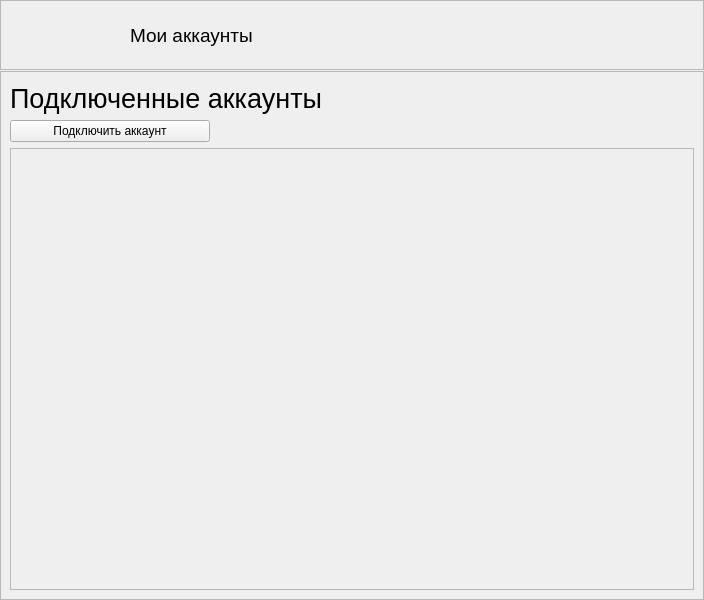
<?xml version="1.0" encoding="UTF-8"?>
<ui version="4.0">
 <class>MainWindow</class>
 <widget class="QMainWindow" name="MainWindow">
  <property name="geometry">
   <rect>
    <x>0</x>
    <y>0</y>
    <width>704</width>
    <height>600</height>
   </rect>
  </property>
  <property name="minimumSize">
   <size>
    <width>600</width>
    <height>600</height>
   </size>
  </property>
  <property name="windowTitle">
   <string>Binance bot</string>
  </property>
  <property name="windowIcon">
   <iconset resource="resurce.qrc">
    <normaloff>:/binance/binance-coin-bnb-logo.png</normaloff>:/binance/binance-coin-bnb-logo.png</iconset>
  </property>
  <widget class="QWidget" name="centralwidget">
   <layout class="QVBoxLayout" name="verticalLayout">
    <property name="spacing">
     <number>1</number>
    </property>
    <property name="leftMargin">
     <number>0</number>
    </property>
    <property name="topMargin">
     <number>0</number>
    </property>
    <property name="rightMargin">
     <number>0</number>
    </property>
    <property name="bottomMargin">
     <number>0</number>
    </property>
    <item>
     <widget class="QFrame" name="frame">
      <property name="sizePolicy">
       <sizepolicy hsizetype="Preferred" vsizetype="Preferred">
        <horstretch>0</horstretch>
        <verstretch>0</verstretch>
       </sizepolicy>
      </property>
      <property name="minimumSize">
       <size>
        <width>0</width>
        <height>70</height>
       </size>
      </property>
      <property name="maximumSize">
       <size>
        <width>16777215</width>
        <height>70</height>
       </size>
      </property>
      <property name="frameShape">
       <enum>QFrame::StyledPanel</enum>
      </property>
      <property name="frameShadow">
       <enum>QFrame::Raised</enum>
      </property>
      <widget class="QLabel" name="label">
       <property name="geometry">
        <rect>
         <x>49</x>
         <y>16</y>
         <width>50</width>
         <height>40</height>
        </rect>
       </property>
       <property name="text">
        <string/>
       </property>
       <property name="pixmap">
        <pixmap resource="resurce.qrc">:/money/euro-banknote-apple.png</pixmap>
       </property>
       <property name="scaledContents">
        <bool>true</bool>
       </property>
      </widget>
      <widget class="QLabel" name="label_2">
       <property name="geometry">
        <rect>
         <x>40</x>
         <y>5</y>
         <width>67</width>
         <height>61</height>
        </rect>
       </property>
       <property name="text">
        <string/>
       </property>
       <property name="pixmap">
        <pixmap resource="resurce.qrc">:/circle/circle_PNG17.png</pixmap>
       </property>
       <property name="scaledContents">
        <bool>true</bool>
       </property>
      </widget>
      <widget class="QLabel" name="label_3">
       <property name="geometry">
        <rect>
         <x>130</x>
         <y>20</y>
         <width>131</width>
         <height>31</height>
        </rect>
       </property>
       <property name="text">
        <string>&lt;html&gt;&lt;head/&gt;&lt;body&gt;&lt;p&gt;&lt;span style=&quot; font-size:14pt;&quot;&gt;Мои аккаунты&lt;/span&gt;&lt;/p&gt;&lt;/body&gt;&lt;/html&gt;</string>
       </property>
       <property name="scaledContents">
        <bool>true</bool>
       </property>
      </widget>
      <zorder>label_2</zorder>
      <zorder>label</zorder>
      <zorder>label_3</zorder>
     </widget>
    </item>
    <item>
     <widget class="QFrame" name="frame_2">
      <property name="frameShape">
       <enum>QFrame::StyledPanel</enum>
      </property>
      <property name="frameShadow">
       <enum>QFrame::Raised</enum>
      </property>
      <layout class="QVBoxLayout" name="verticalLayout_2">
       <item>
        <widget class="QLabel" name="label_4">
         <property name="enabled">
          <bool>true</bool>
         </property>
         <property name="minimumSize">
          <size>
           <width>0</width>
           <height>33</height>
          </size>
         </property>
         <property name="maximumSize">
          <size>
           <width>16777215</width>
           <height>30</height>
          </size>
         </property>
         <property name="text">
          <string>&lt;!DOCTYPE HTML PUBLIC &quot;-//W3C//DTD HTML 4.0//EN&quot; &quot;http://www.w3.org/TR/REC-html40/strict.dtd&quot;&gt;
&lt;html&gt;&lt;head&gt;&lt;meta name=&quot;qrichtext&quot; content=&quot;1&quot; /&gt;&lt;style type=&quot;text/css&quot;&gt;
p, li { white-space: pre-wrap; }
&lt;/style&gt;&lt;/head&gt;&lt;body style=&quot; font-family:'Cantarell'; font-size:11pt; font-weight:400; font-style:normal;&quot;&gt;
&lt;p style=&quot; margin-top:12px; margin-bottom:12px; margin-left:0px; margin-right:0px; -qt-block-indent:0; text-indent:0px;&quot;&gt;&lt;span style=&quot; font-size:20pt;&quot;&gt;Подключенные аккаунты&lt;/span&gt;&lt;/p&gt;&lt;/body&gt;&lt;/html&gt;</string>
         </property>
         <property name="scaledContents">
          <bool>true</bool>
         </property>
        </widget>
       </item>
       <item>
        <widget class="QPushButton" name="connectacc">
         <property name="maximumSize">
          <size>
           <width>200</width>
           <height>16777215</height>
          </size>
         </property>
         <property name="text">
          <string>Подключить аккаунт</string>
         </property>
        </widget>
       </item>
       <item>
        <widget class="QScrollArea" name="scrollArea">
         <property name="widgetResizable">
          <bool>true</bool>
         </property>
         <property name="alignment">
          <set>Qt::AlignLeading|Qt::AlignLeft|Qt::AlignTop</set>
         </property>
         <widget class="QWidget" name="scrollAreaWidgetContents">
          <property name="geometry">
           <rect>
            <x>0</x>
            <y>0</y>
            <width>682</width>
            <height>431</height>
           </rect>
          </property>
          <layout class="QVBoxLayout" name="verticalLayout_3">
           <item>
            <spacer name="verticalSpacer">
             <property name="orientation">
              <enum>Qt::Vertical</enum>
             </property>
             <property name="sizeHint" stdset="0">
              <size>
               <width>20</width>
               <height>40</height>
              </size>
             </property>
            </spacer>
           </item>
          </layout>
         </widget>
        </widget>
       </item>
      </layout>
     </widget>
    </item>
   </layout>
  </widget>
 </widget>
 <resources>
  <include location="resurce.qrc"/>
 </resources>
 <connections/>
</ui>
